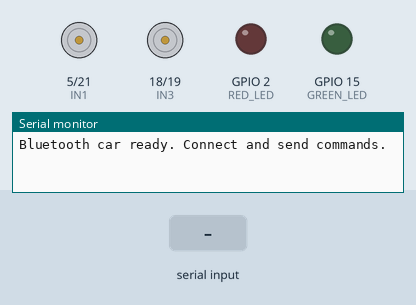
A sketch run on a simulated ESP32. On the bench: motor-driver pin pairs drawn as motors (green arrow = first pin HIGH = forward, orange = second pin HIGH = backward, longer = more drive), output pins drawn as LEDs (lit = HIGH), the last lines printed to the serial monitor. Dashed ring = blinking. The inputs (shaded band) are chosen by the test bench. Nothing arrives over Bluetooth unless stated.

Above: at 1.2 s.
1.3 s: "F" received over the second serial link
At 1.4 s:
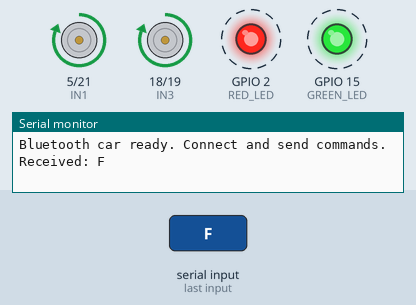
4.3 s: "B" received over the second serial link
At 4.6 s:
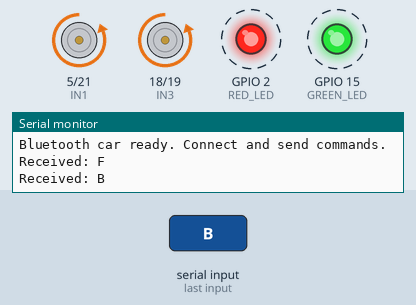
7.3 s: "L" received over the second serial link
At 8.2 s:
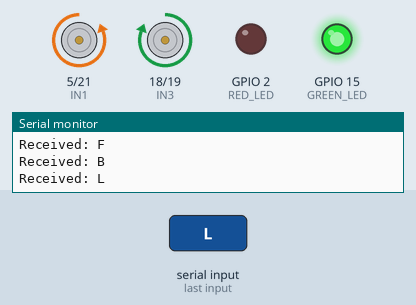
8.8 s: "R" received over the second serial link
At 9.2 s:
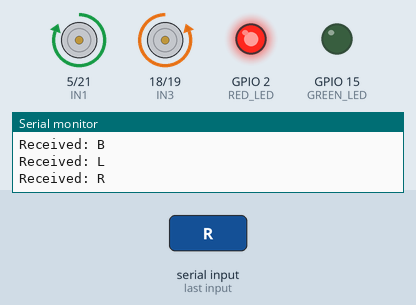
Timing chart, 0 to 11.3 s (numbered marks = the images above; inputs shaded):
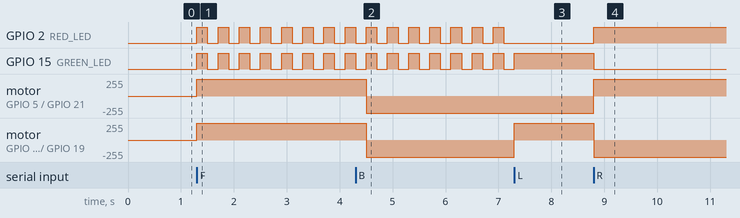

Measured:
- after the input at 1.3 s, GPIO 2 (RED_LED), GPIO 15 (GREEN_LED): alternates HIGH for 0.20 s and LOW for 0.20 s, starting at once; motor on GPIO 5 (IN1) / GPIO 21 (IN2), motor on GPIO 18 (IN3) / GPIO 19 (IN4): stopped → forward 255/255 at once
- after the input at 4.3 s, motor on GPIO 5 (IN1) / GPIO 21 (IN2), motor on GPIO 18 (IN3) / GPIO 19 (IN4): forward 255/255 → backward 255/255 after 0.20 s
- after the input at 7.3 s, GPIO 2 (RED_LED): stops changing and stays LOW; GPIO 15 (GREEN_LED): goes on until 7.3 s, then stays HIGH; motor on GPIO 18 (IN3) / GPIO 19 (IN4): backward 255/255 → forward 255/255 at once
- after the input at 8.8 s, GPIO 2 (RED_LED): LOW → HIGH at once; GPIO 15 (GREEN_LED): HIGH → LOW at once; motor on GPIO 5 (IN1) / GPIO 21 (IN2): backward 255/255 → forward 255/255 at once; motor on GPIO 18 (IN3) / GPIO 19 (IN4): forward 255/255 → backward 255/255 at once

The sketch:

Bluetooth-Controlled-Car.ino
```cpp
#include "BluetoothSerial.h"
BluetoothSerial SerialBT;

// Motor pins
#define IN1 5
#define IN2 21
#define IN3 18
#define IN4 19

// LED pins
#define RED_LED 2
#define GREEN_LED 15

char command;

void setup() {
  Serial.begin(115200);
  SerialBT.begin("ESP32-Car");  // Bluetooth name

  // Motor pins setup
  pinMode(IN1, OUTPUT);
  pinMode(IN2, OUTPUT);
  pinMode(IN3, OUTPUT);
  pinMode(IN4, OUTPUT);

  // LED pins setup
  pinMode(RED_LED, OUTPUT);
  pinMode(GREEN_LED, OUTPUT);

  stopMotors();
  turnOffLEDs();
  Serial.println("Bluetooth car ready. Connect and send commands.");
}

void loop() {
  if (SerialBT.available()) {
    command = SerialBT.read();
    Serial.print("Received: ");
    Serial.println(command);

    switch (command) {
      case 'F': forward(); break;
      case 'B': reverse(); break;
      case 'L': turnLeft(); break;
      case 'R': turnRight(); break;
      case 'S': stopMotors(); break;
    }
  }

  // LED effects during movement
  if (command == 'F' || command == 'B') {
    // Blink both LEDs for forward/reverse
    digitalWrite(RED_LED, HIGH);
    digitalWrite(GREEN_LED, HIGH);
    delay(200);
    digitalWrite(RED_LED, LOW);
    digitalWrite(GREEN_LED, LOW);
    delay(200);
  }
}

// Motor movement functions
void forward() {
  digitalWrite(IN1, HIGH); digitalWrite(IN2, LOW);
  digitalWrite(IN3, HIGH); digitalWrite(IN4, LOW);
}

void reverse() {
  digitalWrite(IN1, LOW); digitalWrite(IN2, HIGH);
  digitalWrite(IN3, LOW); digitalWrite(IN4, HIGH);
}

void turnRight() {
  digitalWrite(IN1, HIGH); digitalWrite(IN2, LOW);
  digitalWrite(IN3, LOW);  digitalWrite(IN4, HIGH);
  digitalWrite(RED_LED, HIGH);   // Red LED on for right turn
  digitalWrite(GREEN_LED, LOW);
}

void turnLeft() {
  digitalWrite(IN1, LOW);  digitalWrite(IN2, HIGH);
  digitalWrite(IN3, HIGH); digitalWrite(IN4, LOW);
  digitalWrite(RED_LED, LOW);
  digitalWrite(GREEN_LED, HIGH); // Green LED on for left turn
}

void stopMotors() {
  digitalWrite(IN1, LOW); digitalWrite(IN2, LOW);
  digitalWrite(IN3, LOW); digitalWrite(IN4, LOW);
  turnOffLEDs();
}

void turnOffLEDs() {
  digitalWrite(RED_LED, LOW);
  digitalWrite(GREEN_LED, LOW);
}
```
